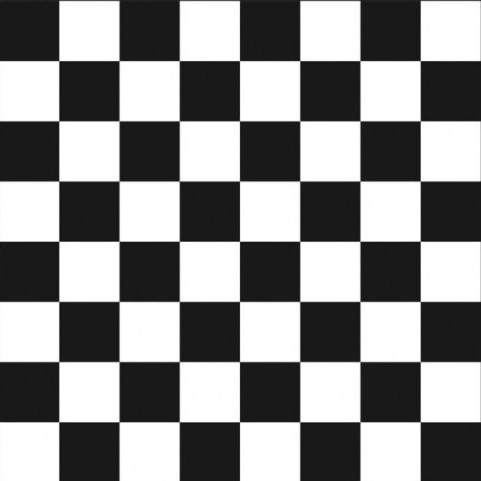
#> input picture Section6/chessboard.jpg, 481 x 481 px
$ jupyter execute --allow-errors Activity_CodeToPerformCornerDetection.ipynb
#> lines starting #> are read from the running program, lines starting #| are printed output that depends on the picture; after the words box and inside, x2 and y2 are one past the last pixel; in counts of white or black regions, pixels touching at a corner belong together
[cell 1]
import cv2
import numpy as np
import matplotlib.image as mpimg
from matplotlib import pyplot as plt

[cell 2]
image_color = cv2.imread('chessboard.jpg')
#> image_color is the input picture: shape (481, 481, 3); min 7, max 255, mean 139.4
cv2.imshow('Chessboard', image_color)
cv2.waitKey()
cv2.destroyAllWindows()

[cell 3]
# Convert to grayscale
image_gray = cv2.cvtColor(image_color, cv2.COLOR_BGR2GRAY)

corners = cv2.cornerHarris(image_gray, 5,3,0.1)
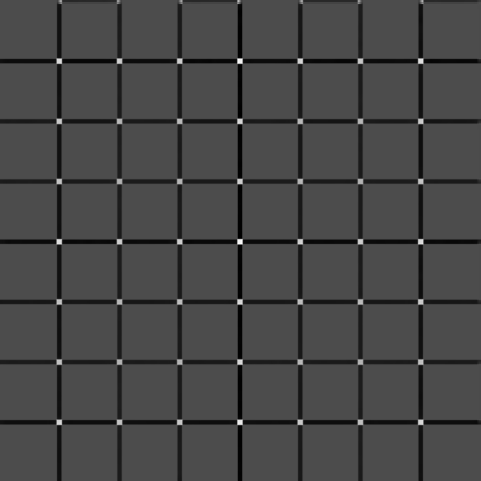
#> corners: shape (481, 481) float32; min -0.00753, max 0.0177, mean -0.000589; drawn with min black and max white
plt.imshow(corners, cmap = 'gray')
plt.show()

[cell 4]
corners_dilate = cv2.dilate(corners, np.ones((8,8), np.uint8), iterations = 1)
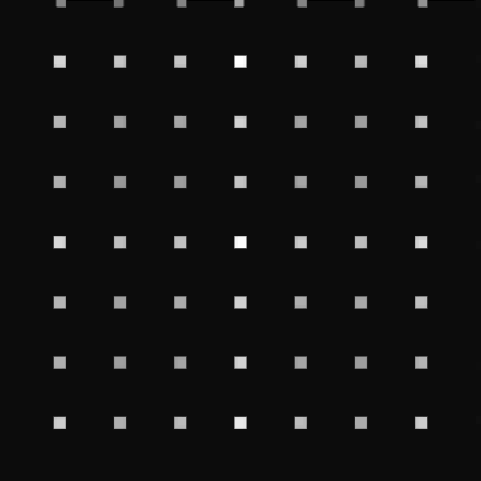
#> corners_dilate: shape (481, 481) float32; min -0.000907, max 0.0177, mean 0.000414; drawn with min black and max white
plt.imshow(corners_dilate, cmap = 'gray')
plt.show()

[cell 5]
image_color[corners_dilate > 0.01 * corners_dilate.max()] = [0,255,0]
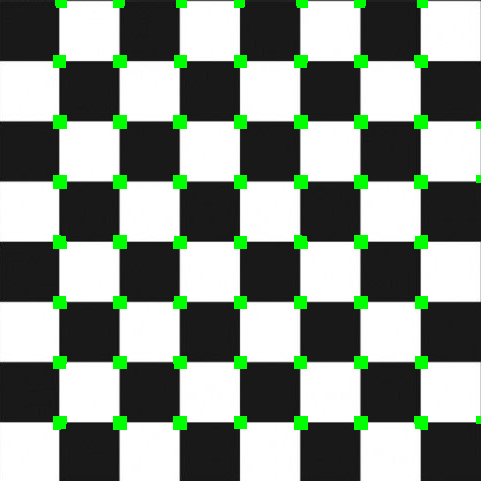
#> image_color: shape (481, 481, 3); 4.22% of pixels changed, all inside (x1, y1, x2, y2) = (53, 0, 481, 430)
cv2.imshow('Image with corners', image_color)
cv2.waitKey()
cv2.destroyAllWindows()

# Lets get corner of a truck

[cell 6]
image_color = cv2.imread('truckrr.png')
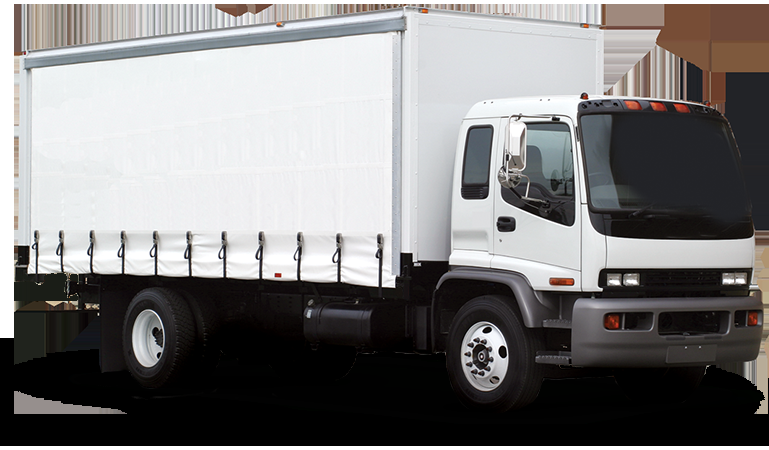
#> input picture Section6/truckrr.png, 769 x 450 px
#> image_color is the input picture: shape (450, 769, 3); mean B, G, R 125.2, 125.3, 126.7

cv2.imshow('Find truck corners', image_color)
cv2.waitKey()
cv2.destroyAllWindows()

[cell 7]
# Convert to Gray Scale
image_gray = cv2.cvtColor(image_color, cv2.COLOR_BGR2GRAY)
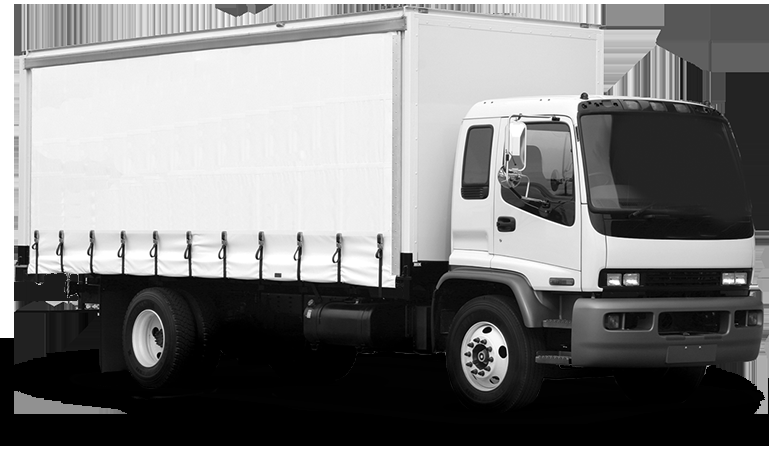
#> image_gray: shape (450, 769); min 0, max 255, mean 125.7
plt.imshow(image_gray, cmap = 'gray')

[cell 8]
corners = cv2.cornerHarris(image_gray, 7, 5, 0.2)
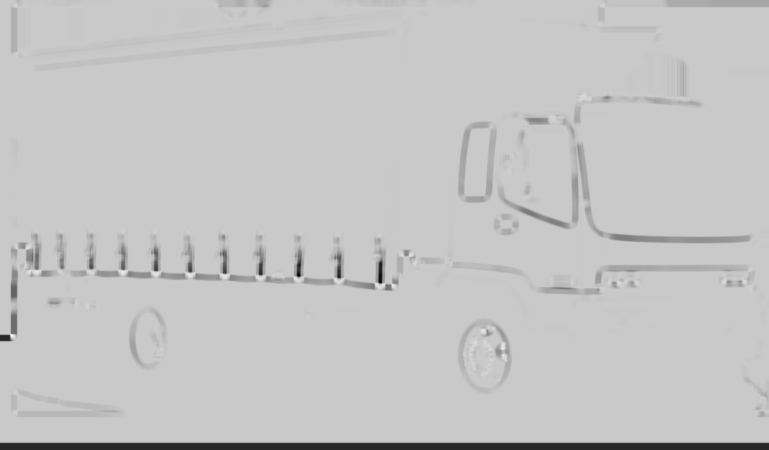
#> corners: shape (450, 769) float32; min -2.03, max 0.54, mean -0.0488; drawn with min black and max white
corners_dilate = cv2.dilate(corners, np.ones((8,8), np.uint8), iterations = 1 )
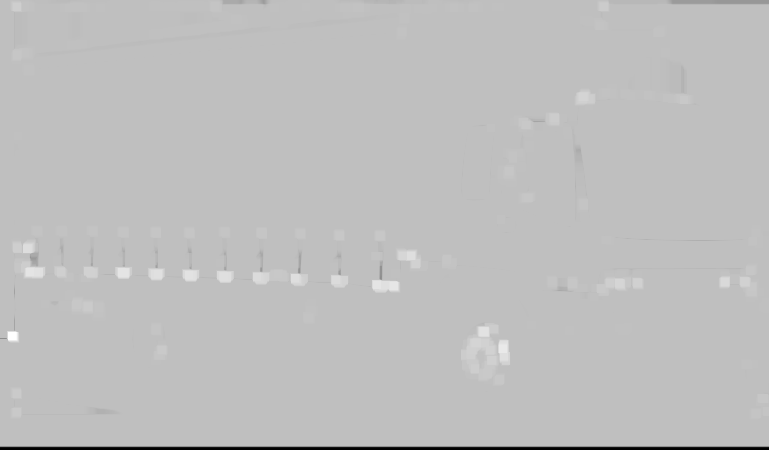
#> corners_dilate: shape (450, 769) float32; min -1.63, max 0.54, mean -0.00885; drawn with min black and max white
